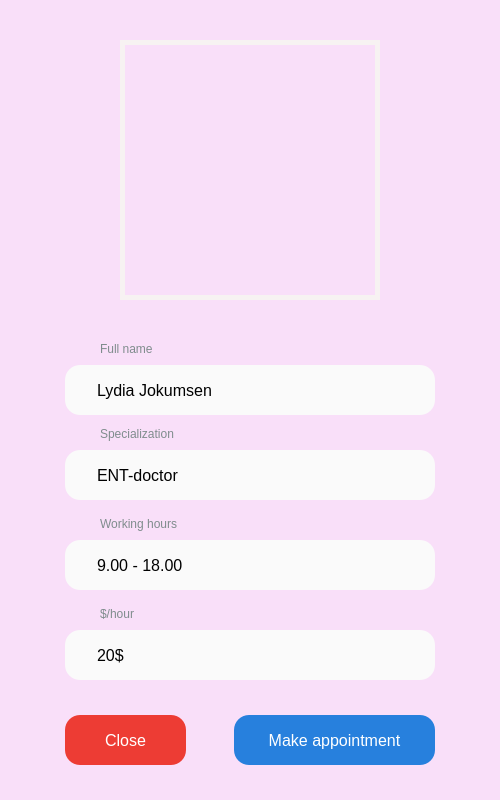
<?xml version="1.0" encoding="UTF-8"?>
<ui version="4.0">
 <class>MainWindow</class>
 <widget class="QMainWindow" name="MainWindow">
  <property name="enabled">
   <bool>true</bool>
  </property>
  <property name="geometry">
   <rect>
    <x>0</x>
    <y>0</y>
    <width>500</width>
    <height>800</height>
   </rect>
  </property>
  <property name="windowTitle">
   <string>MainWindow</string>
  </property>
  <property name="styleSheet">
   <string notr="true">background-color: #F9DFF9;</string>
  </property>
  <widget class="QWidget" name="centralwidget">
   <widget class="QLabel" name="label_1">
    <property name="geometry">
     <rect>
      <x>120</x>
      <y>40</y>
      <width>260</width>
      <height>260</height>
     </rect>
    </property>
    <property name="styleSheet">
     <string notr="true">border: 5px solid #f7f2f2</string>
    </property>
    <property name="text">
     <string/>
    </property>
    <property name="pixmap">
     <pixmap>profile.png</pixmap>
    </property>
   </widget>
   <widget class="QLineEdit" name="lineEdit_1">
    <property name="geometry">
     <rect>
      <x>65</x>
      <y>365</y>
      <width>370</width>
      <height>50</height>
     </rect>
    </property>
    <property name="styleSheet">
     <string notr="true">padding: 15px 30px;
font-size: 16px;
border-radius: 15px;
background: #FAFAFA;
border: none;</string>
    </property>
    <property name="text">
     <string>Lydia Jokumsen</string>
    </property>
    <property name="readOnly">
     <bool>true</bool>
    </property>
   </widget>
   <widget class="QLabel" name="label_2">
    <property name="geometry">
     <rect>
      <x>100</x>
      <y>340</y>
      <width>101</width>
      <height>17</height>
     </rect>
    </property>
    <property name="styleSheet">
     <string notr="true">color:#7f8c8d</string>
    </property>
    <property name="text">
     <string>Full name</string>
    </property>
   </widget>
   <widget class="QLabel" name="label_3">
    <property name="geometry">
     <rect>
      <x>100</x>
      <y>425</y>
      <width>101</width>
      <height>17</height>
     </rect>
    </property>
    <property name="styleSheet">
     <string notr="true">color:#7f8c8d</string>
    </property>
    <property name="text">
     <string>Specialization</string>
    </property>
   </widget>
   <widget class="QLineEdit" name="lineEdit_2">
    <property name="geometry">
     <rect>
      <x>65</x>
      <y>450</y>
      <width>370</width>
      <height>50</height>
     </rect>
    </property>
    <property name="styleSheet">
     <string notr="true">padding: 15px 30px;
font-size: 16px;
border-radius: 15px;
background: #FAFAFA;
border: none;</string>
    </property>
    <property name="text">
     <string>ENT-doctor</string>
    </property>
    <property name="readOnly">
     <bool>true</bool>
    </property>
   </widget>
   <widget class="QLabel" name="label_4">
    <property name="geometry">
     <rect>
      <x>100</x>
      <y>515</y>
      <width>101</width>
      <height>17</height>
     </rect>
    </property>
    <property name="styleSheet">
     <string notr="true">color:#7f8c8d</string>
    </property>
    <property name="text">
     <string>Working hours</string>
    </property>
   </widget>
   <widget class="QLineEdit" name="lineEdit_3">
    <property name="geometry">
     <rect>
      <x>65</x>
      <y>540</y>
      <width>370</width>
      <height>50</height>
     </rect>
    </property>
    <property name="styleSheet">
     <string notr="true">padding: 15px 30px;
font-size: 16px;
border-radius: 15px;
background: #FAFAFA;
border: none;</string>
    </property>
    <property name="text">
     <string>9.00 - 18.00</string>
    </property>
    <property name="readOnly">
     <bool>true</bool>
    </property>
   </widget>
   <widget class="QLabel" name="label_5">
    <property name="geometry">
     <rect>
      <x>100</x>
      <y>605</y>
      <width>101</width>
      <height>17</height>
     </rect>
    </property>
    <property name="styleSheet">
     <string notr="true">color:#7f8c8d</string>
    </property>
    <property name="text">
     <string>$/hour</string>
    </property>
   </widget>
   <widget class="QLineEdit" name="lineEdit_4">
    <property name="geometry">
     <rect>
      <x>65</x>
      <y>630</y>
      <width>370</width>
      <height>50</height>
     </rect>
    </property>
    <property name="styleSheet">
     <string notr="true">padding: 15px 30px;
font-size: 16px;
border-radius: 15px;
background: #FAFAFA;
border: none;</string>
    </property>
    <property name="text">
     <string>20$</string>
    </property>
    <property name="readOnly">
     <bool>true</bool>
    </property>
   </widget>
   <widget class="QPushButton" name="pushButton_2">
    <property name="geometry">
     <rect>
      <x>234</x>
      <y>715</y>
      <width>201</width>
      <height>50</height>
     </rect>
    </property>
    <property name="styleSheet">
     <string notr="true">QPushButton {
  padding: 15px 30px;
  font-size: 16px;
  border-radius: 15px;
  background: #2780DD;
  border: none;
  text-align: center;
  color: #fff;
}

QPushButton:pressed {
  background: #2B5DAA;
}</string>
    </property>
    <property name="text">
     <string>Make appointment</string>
    </property>
   </widget>
   <widget class="QPushButton" name="pushButton_1">
    <property name="geometry">
     <rect>
      <x>65</x>
      <y>715</y>
      <width>121</width>
      <height>50</height>
     </rect>
    </property>
    <property name="styleSheet">
     <string notr="true">QPushButton {
  padding: 15px 30px;
  font-size: 16px;
  border-radius: 15px;
  background: #ED3C34;
  border: none;
  text-align: center;
  color: #fff;
}

QPushButton:pressed {
  background: #AA2823;
}</string>
    </property>
    <property name="text">
     <string>Close</string>
    </property>
   </widget>
  </widget>
 </widget>
 <resources/>
 <connections/>
</ui>
